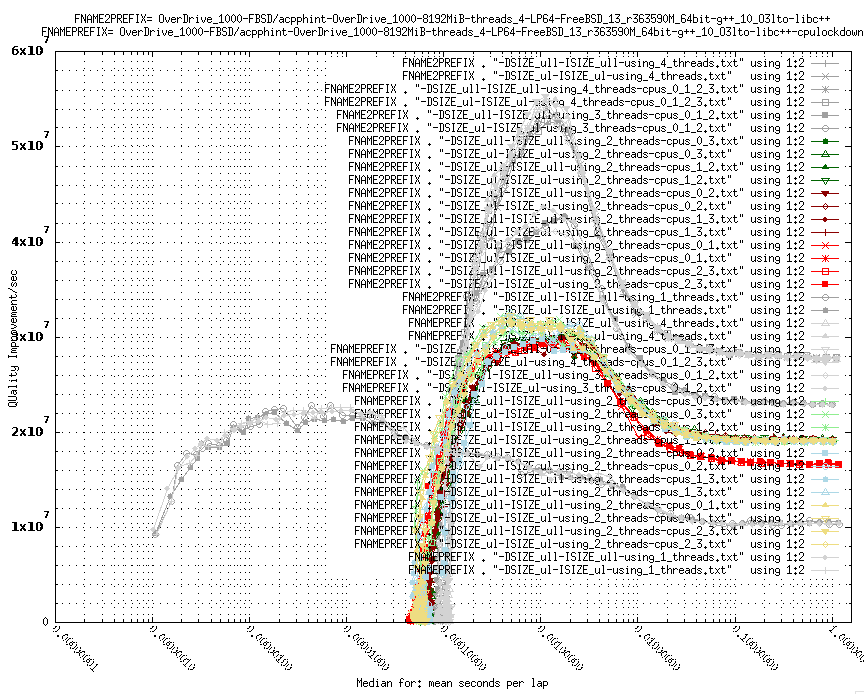

This chart was generated by the following gnuplot code:
reset session
GNUTERM = "x11"
COMPILERLIBRARY= "g++_10_O3lto-libc++-cpulockdown"
FNAMEPREFIX=     "OverDrive_1000-FBSD/acpphint-OverDrive_1000-8192MiB-threads_4-LP64-FreeBSD_13_r363590M_64bit-" . COMPILERLIBRARY
COMPILERLIBRARY2="g++_10_O3lto-libc++"
FNAME2PREFIX=    "OverDrive_1000-FBSD/acpphint-OverDrive_1000-8192MiB-threads_4-LP64-FreeBSD_13_r363590M_64bit-" . COMPILERLIBRARY2
RAMLOWERBOUND=   64
RAMUPPERBOUND=   2**34
QUIPSUPPERBOUND= 6e7
TIMELOWERBOUND=  1e-8
TIMEUPPERBOUND=  1.6
set title "FNAME2PREFIX= " . FNAME2PREFIX . "\nFNAMEPREFIX= " . FNAMEPREFIX noenhanced
set ylabel "QUality Improvement/sec"
unset logscale y
set ytics border mirror
set mytics 5
RAMLABEL= "kernel vectors: total Bytes"
RAMLOGSCALE= 4
TIMELABEL= "Median for: mean seconds per lap"
TIMELOGSCALE= 10
set xlabel TIMELABEL
set logscale x TIMELOGSCALE
set xtics border mirror in TIMELOGSCALE rotate by -45
set mxtics TIMELOGSCALE-1
set grid xtics mxtics ytics mytics
plot [TIMELOWERBOUND:TIMEUPPERBOUND][0:QUIPSUPPERBOUND] \
 FNAME2PREFIX . "-DSIZE_ull-ISIZE_ull-using_4_threads.txt" using 1:2 with linespoints linecolor rgb "dark-grey" \
,FNAME2PREFIX . "-DSIZE_ul-ISIZE_ul-using_4_threads.txt"   using 1:2 with linespoints linecolor rgb "dark-grey" \
,FNAME2PREFIX . "-DSIZE_ull-ISIZE_ull-using_4_threads-cpus_0_1_2_3.txt" using 1:2 with linespoints linecolor rgb "dark-grey" \
,FNAME2PREFIX . "-DSIZE_ul-ISIZE_ul-using_4_threads-cpus_0_1_2_3.txt"   using 1:2 with linespoints linecolor rgb "dark-grey" \
,FNAME2PREFIX . "-DSIZE_ull-ISIZE_ull-using_3_threads-cpus_0_1_2.txt" using 1:2 with linespoints linecolor rgb "dark-grey" \
,FNAME2PREFIX . "-DSIZE_ul-ISIZE_ul-using_3_threads-cpus_0_1_2.txt"   using 1:2 with linespoints linecolor rgb "dark-grey" \
,FNAME2PREFIX . "-DSIZE_ull-ISIZE_ull-using_2_threads-cpus_0_3.txt" using 1:2 with linespoints linecolor rgb "dark-green" \
,FNAME2PREFIX . "-DSIZE_ul-ISIZE_ul-using_2_threads-cpus_0_3.txt"   using 1:2 with linespoints linecolor rgb "dark-green" \
,FNAME2PREFIX . "-DSIZE_ull-ISIZE_ull-using_2_threads-cpus_1_2.txt" using 1:2 with linespoints linecolor rgb "dark-green" \
,FNAME2PREFIX . "-DSIZE_ul-ISIZE_ul-using_2_threads-cpus_1_2.txt"   using 1:2 with linespoints linecolor rgb "dark-green" \
,FNAME2PREFIX . "-DSIZE_ull-ISIZE_ull-using_2_threads-cpus_0_2.txt" using 1:2 with linespoints linecolor rgb "dark-red" \
,FNAME2PREFIX . "-DSIZE_ul-ISIZE_ul-using_2_threads-cpus_0_2.txt"   using 1:2 with linespoints linecolor rgb "dark-red" \
,FNAME2PREFIX . "-DSIZE_ull-ISIZE_ull-using_2_threads-cpus_1_3.txt" using 1:2 with linespoints linecolor rgb "dark-red" \
,FNAME2PREFIX . "-DSIZE_ul-ISIZE_ul-using_2_threads-cpus_1_3.txt"   using 1:2 with linespoints linecolor rgb "dark-red" \
,FNAME2PREFIX . "-DSIZE_ull-ISIZE_ull-using_2_threads-cpus_0_1.txt" using 1:2 with linespoints linecolor rgb "red" \
,FNAME2PREFIX . "-DSIZE_ul-ISIZE_ul-using_2_threads-cpus_0_1.txt"   using 1:2 with linespoints linecolor rgb "red" \
,FNAME2PREFIX . "-DSIZE_ull-ISIZE_ull-using_2_threads-cpus_2_3.txt" using 1:2 with linespoints linecolor rgb "red" \
,FNAME2PREFIX . "-DSIZE_ul-ISIZE_ul-using_2_threads-cpus_2_3.txt"   using 1:2 with linespoints linecolor rgb "red" \
,FNAME2PREFIX . "-DSIZE_ull-ISIZE_ull-using_1_threads.txt" using 1:2 with linespoints linecolor rgb "dark-grey" \
,FNAME2PREFIX . "-DSIZE_ul-ISIZE_ul-using_1_threads.txt"   using 1:2 with linespoints linecolor rgb "dark-grey" \
,FNAMEPREFIX . "-DSIZE_ull-ISIZE_ull-using_4_threads.txt" using 1:2 with linespoints linecolor rgb "light-grey" \
,FNAMEPREFIX . "-DSIZE_ul-ISIZE_ul-using_4_threads.txt"   using 1:2 with linespoints linecolor rgb "light-grey" \
,FNAMEPREFIX . "-DSIZE_ull-ISIZE_ull-using_4_threads-cpus_0_1_2_3.txt" using 1:2 with linespoints linecolor rgb "light-grey" \
,FNAMEPREFIX . "-DSIZE_ul-ISIZE_ul-using_4_threads-cpus_0_1_2_3.txt"   using 1:2 with linespoints linecolor rgb "light-grey" \
,FNAMEPREFIX . "-DSIZE_ull-ISIZE_ull-using_3_threads-cpus_0_1_2.txt" using 1:2 with linespoints linecolor rgb "light-grey" \
,FNAMEPREFIX . "-DSIZE_ul-ISIZE_ul-using_3_threads-cpus_0_1_2.txt"   using 1:2 with linespoints linecolor rgb "light-grey" \
,FNAMEPREFIX . "-DSIZE_ull-ISIZE_ull-using_2_threads-cpus_0_3.txt" using 1:2 with linespoints linecolor rgb "light-green" \
,FNAMEPREFIX . "-DSIZE_ul-ISIZE_ul-using_2_threads-cpus_0_3.txt"   using 1:2 with linespoints linecolor rgb "light-green" \
,FNAMEPREFIX . "-DSIZE_ull-ISIZE_ull-using_2_threads-cpus_1_2.txt" using 1:2 with linespoints linecolor rgb "light-green" \
,FNAMEPREFIX . "-DSIZE_ul-ISIZE_ul-using_2_threads-cpus_1_2.txt"   using 1:2 with linespoints linecolor rgb "light-green" \
,FNAMEPREFIX . "-DSIZE_ull-ISIZE_ull-using_2_threads-cpus_0_2.txt" using 1:2 with linespoints linecolor rgb "light-blue" \
,FNAMEPREFIX . "-DSIZE_ul-ISIZE_ul-using_2_threads-cpus_0_2.txt"   using 1:2 with linespoints linecolor rgb "light-blue" \
,FNAMEPREFIX . "-DSIZE_ull-ISIZE_ull-using_2_threads-cpus_1_3.txt" using 1:2 with linespoints linecolor rgb "light-blue" \
,FNAMEPREFIX . "-DSIZE_ul-ISIZE_ul-using_2_threads-cpus_1_3.txt"   using 1:2 with linespoints linecolor rgb "light-blue" \
,FNAMEPREFIX . "-DSIZE_ull-ISIZE_ull-using_2_threads-cpus_0_1.txt" using 1:2 with linespoints linecolor rgb "light-goldenrod" \
,FNAMEPREFIX . "-DSIZE_ul-ISIZE_ul-using_2_threads-cpus_0_1.txt"   using 1:2 with linespoints linecolor rgb "light-goldenrod" \
,FNAMEPREFIX . "-DSIZE_ull-ISIZE_ull-using_2_threads-cpus_2_3.txt" using 1:2 with linespoints linecolor rgb "light-goldenrod" \
,FNAMEPREFIX . "-DSIZE_ul-ISIZE_ul-using_2_threads-cpus_2_3.txt"   using 1:2 with linespoints linecolor rgb "light-goldenrod" \
,FNAMEPREFIX . "-DSIZE_ull-ISIZE_ull-using_1_threads.txt" using 1:2 with linespoints linecolor rgb "light-grey" \
,FNAMEPREFIX . "-DSIZE_ul-ISIZE_ul-using_1_threads.txt"   using 1:2 with linespoints linecolor rgb "light-grey" \
#    EOF
